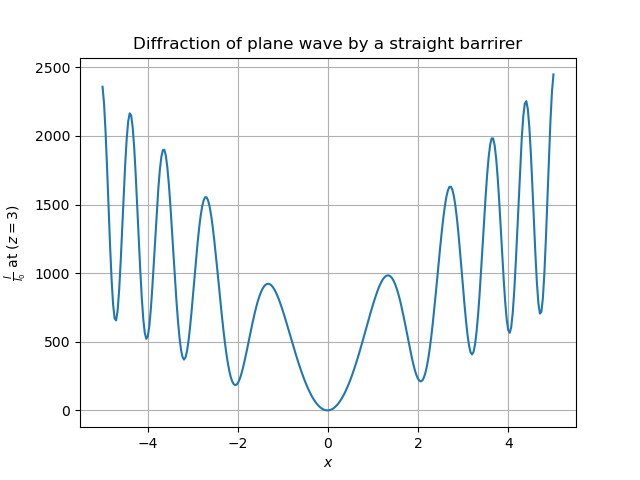

Write the Python code that produced this figure.
import numpy as np
from matplotlib import pyplot as plt
import sys, os.path
sys.path.append(os.path.abspath('.'))
from Packages import Integration

#Integrands to be used in integration
Ic = lambda t: np.cos((1/2)*np.pi*t**2)
Is = lambda t: np.sin((1/2)*np.pi*t**2)

N = 50
#Computation of Building functions
#usng Gaussian Quadrature integration
C = lambda u: Integration.GaussQuad(0,u,N,Ic)
S = lambda u: Integration.GaussQuad(0,u,N,Is)

#Intensity in units of I0
I = lambda u: (1/8)*((2*C(u)+1)**2 + (2*S(u)+1)**2 )

x = np.linspace(-5,5,300)
wl = 1 #wavelength
z = 3 

Intensity = [I(u) for u in x*np.sqrt(2/(wl*z))]

plt.plot(x,Intensity)
plt.title(r'Diffraction of plane wave by a straight barrier')
plt.xlabel(r'$x$')
plt.ylabel(r'$I/I0$ at $z=3$')
plt.grid()
plt.savefig('Ques11/Q11.png')
plt.show()


